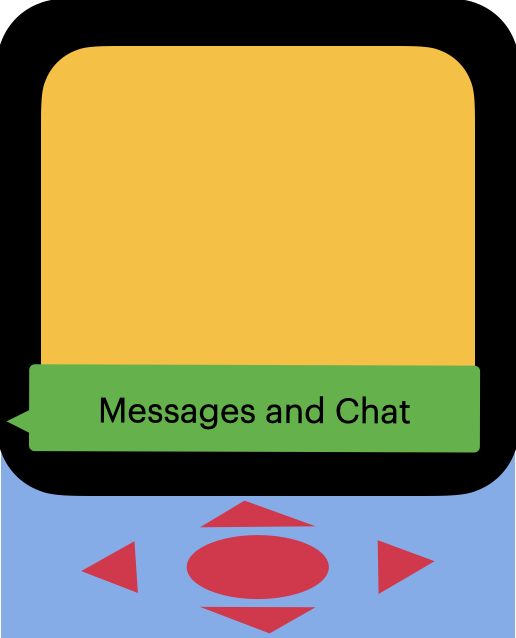
#> input picture Layout-Expericen-App.png, 516 x 638 px
$ python grid_overlay.py Layout-Expericen-App.png 100
#> lines starting #> are read from the running program, lines starting #| are printed output that depends on the picture
#!/usr/bin/env python3

import os
import sys
import argparse
from PIL import Image, ImageDraw

def draw_grid_overlay(image_path: str, tile_size: int, output_path: str = None) -> str:
    # Load and convert image
#> called with image_path = 'Layout-Expericen-App.png', tile_size = 100
    image = Image.open(image_path).convert('RGBA')
#> image is the input picture: PIL image 516x638 RGBA; mean R, G, B, A 148, 135.6, 85.4, 255
    width, height = image.size
#> width = 516; height = 638

    # Create overlay
    overlay = image.copy()
    draw = ImageDraw.Draw(overlay)

    # Draw vertical lines
    for x in range(0, width, tile_size):
        draw.line([(x, 0), (x, height)], fill=(255, 0, 0, 128), width=1)

    # Draw horizontal lines
    for y in range(0, height, tile_size):
        draw.line([(0, y), (width, y)], fill=(255, 0, 0, 128), width=1)

    # Output filename
    if output_path is None:
        base, ext = os.path.splitext(image_path)
        output_path = f"{base}_grid_{tile_size}px.png"

    overlay.save(output_path)
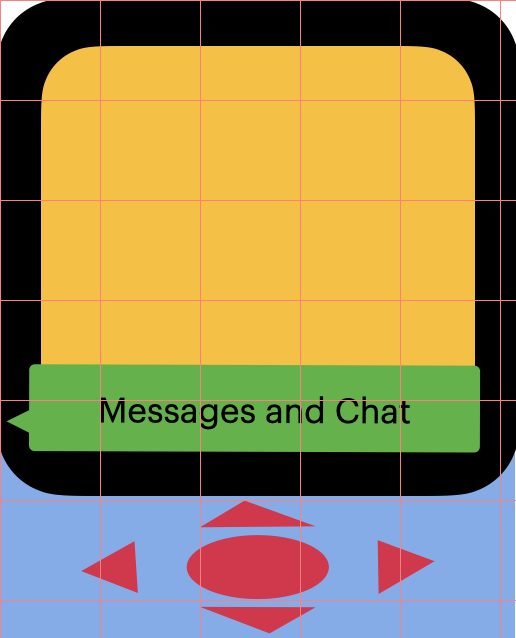
#> saved as Layout-Expericen-App_grid_100px.png: PIL image 516x638 RGBA; mean R, G, B, A 150.6, 132.5, 83.3, 252.1; transparent parts drawn white
    print(f"✅ Overlay saved: {output_path}")
    return output_path

def main():
    parser = argparse.ArgumentParser(description="Add grid overlay to an image using a specified tile size.")
    parser.add_argument("image", help="Path to the image file (e.g. tileset.png)")
    parser.add_argument("tile_size", type=int, help="Size of each tile in pixels (e.g. 32)")
    parser.add_argument("--output", "-o", help="Optional path to save the output image")

    args = parser.parse_args()

    if not os.path.exists(args.image):
        print(f"❌ File not found: {args.image}")
        sys.exit(1)

    draw_grid_overlay(args.image, args.tile_size, args.output)

if __name__ == "__main__":
    main()
